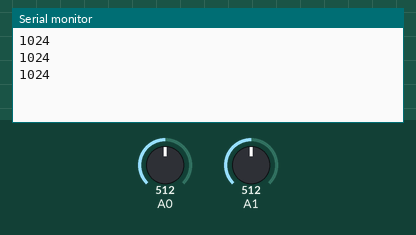
Recording of a sketch running on a simulated Arduino Uno, built with avr-gcc and run on an emulated ATmega328P. On the bench: the last lines printed to the serial monitor. The test bench sets the inputs (shaded band); at power-on: A0 = 512, A1 = 512.

Above: at 1.8 s.
1.9 s: A0 set to 716
At 2.31 s:
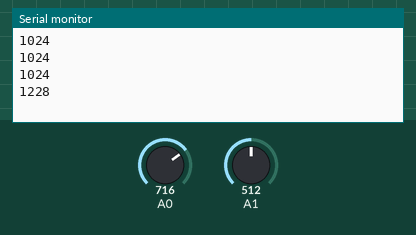
3.4 s: A1 set to 716
At 3.81 s:
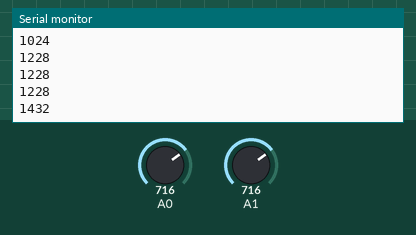
4.9 s: A0 set to 900
At 5.31 s:
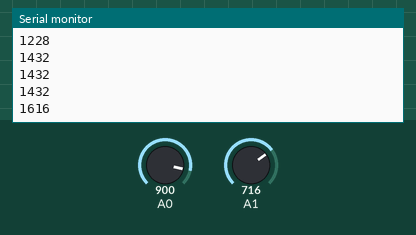
6.4 s: A1 set to 900
At 6.81 s:
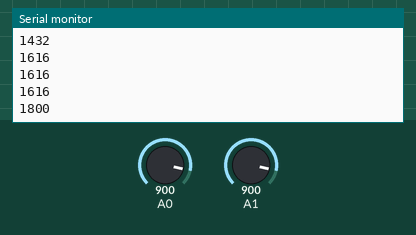
Timing chart, 0 to 8.9 s (numbered marks = the images above; inputs shaded):
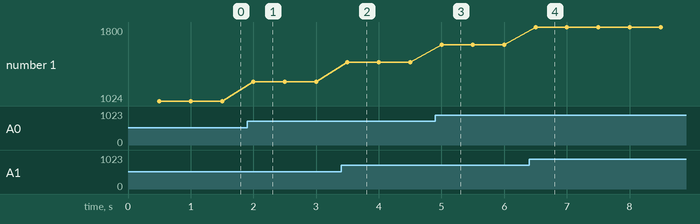

Measured:
- after the input at 1.9 s, the serial monitor: prints a new line after 0.10 s (image 1)
- after the input at 3.4 s, the serial monitor: prints a new line after 0.10 s (image 2)
- after the input at 4.9 s, the serial monitor: prints a new line after 0.10 s (image 3)
- after the input at 6.4 s, the serial monitor: prints a new line after 0.10 s (image 4)
- plotted number 1: 1024 → 1228 after the input at 1.9 s, 1228 → 1432 after the input at 3.4 s, 1432 → 1616 after the input at 4.9 s, 1616 → 1800 after the input at 6.4 s

The sketch:

ANALOG_BOARD.ino
```cpp
#include<TimerOne.h>
void setup() {
  // put your setup code here, to run once:
  Timer1.initialize(500000);
  Timer1.attachInterrupt(readBoard);
  Serial.begin(9600);
}

void readBoard(void) {
  Serial.println(analogRead(0)+analogRead(1));
}

void loop() {
  // put your main code here, to run repeatedly:
}
```
